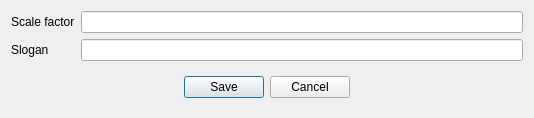
<?xml version="1.0" encoding="UTF-8"?>
<ui version="4.0">
 <class>ConfigDialog</class>
 <widget class="QDialog" name="ConfigDialog">
  <property name="geometry">
   <rect>
    <x>0</x>
    <y>0</y>
    <width>534</width>
    <height>111</height>
   </rect>
  </property>
  <property name="windowTitle">
   <string>Settings</string>
  </property>
  <layout class="QGridLayout" name="gridLayout">
   <item row="0" column="0">
    <widget class="QLabel" name="label">
     <property name="text">
      <string>Scale factor</string>
     </property>
    </widget>
   </item>
   <item row="0" column="1">
    <widget class="QLineEdit" name="leScaleFactor"/>
   </item>
   <item row="1" column="0">
    <widget class="QLabel" name="label_2">
     <property name="text">
      <string>Slogan</string>
     </property>
    </widget>
   </item>
   <item row="1" column="1">
    <widget class="QLineEdit" name="leSlogan"/>
   </item>
   <item row="2" column="0" colspan="2">
    <widget class="QWidget" name="widget" native="true">
     <layout class="QHBoxLayout" name="horizontalLayout">
      <item>
       <spacer name="horizontalSpacer">
        <property name="orientation">
         <enum>Qt::Horizontal</enum>
        </property>
        <property name="sizeHint" stdset="0">
         <size>
          <width>162</width>
          <height>20</height>
         </size>
        </property>
       </spacer>
      </item>
      <item>
       <widget class="QPushButton" name="btnSave">
        <property name="text">
         <string>Save</string>
        </property>
       </widget>
      </item>
      <item>
       <widget class="QPushButton" name="btnCancel">
        <property name="text">
         <string>Cancel</string>
        </property>
       </widget>
      </item>
      <item>
       <spacer name="horizontalSpacer_2">
        <property name="orientation">
         <enum>Qt::Horizontal</enum>
        </property>
        <property name="sizeHint" stdset="0">
         <size>
          <width>162</width>
          <height>20</height>
         </size>
        </property>
       </spacer>
      </item>
     </layout>
    </widget>
   </item>
  </layout>
 </widget>
 <resources/>
 <connections/>
</ui>
